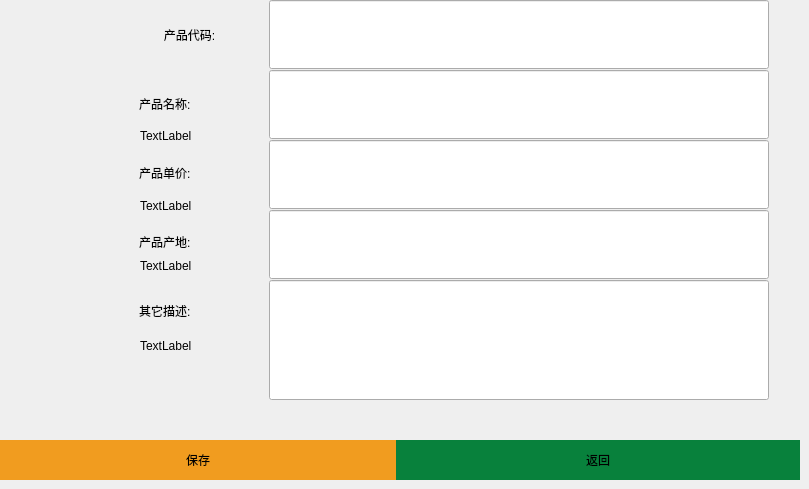
      <widget class="QWidget" name="page_5">
       <widget class="QLineEdit" name="lineEdit_6">
        <property name="geometry">
         <rect>
          <x>269</x>
          <y>140</y>
          <width>500</width>
          <height>69</height>
         </rect>
        </property>
        <property name="styleSheet">
         <string notr="true">color: rgb(0, 0, 0);
font: 16pt &quot;Sans Serif&quot;;</string>
        </property>
       </widget>
       <widget class="QLabel" name="label_17">
        <property name="geometry">
         <rect>
          <x>139</x>
          <y>0</y>
          <width>101</width>
          <height>69</height>
         </rect>
        </property>
        <property name="styleSheet">
         <string notr="true">color: rgb(0, 0, 0);
font: 16pt &quot;Sans Serif&quot;;</string>
        </property>
        <property name="text">
         <string>产品代码:</string>
        </property>
        <property name="alignment">
         <set>Qt::AlignCenter</set>
        </property>
       </widget>
       <widget class="QLabel" name="label_18">
        <property name="geometry">
         <rect>
          <x>139</x>
          <y>69</y>
          <width>101</width>
          <height>69</height>
         </rect>
        </property>
        <property name="styleSheet">
         <string notr="true">color: rgb(0, 0, 0);
font: 16pt &quot;Sans Serif&quot;;</string>
        </property>
        <property name="text">
         <string>产品名称:</string>
        </property>
       </widget>
       <widget class="QLabel" name="label_19">
        <property name="geometry">
         <rect>
          <x>139</x>
          <y>207</y>
          <width>101</width>
          <height>69</height>
         </rect>
        </property>
        <property name="styleSheet">
         <string notr="true">color: rgb(0, 0, 0);
font: 16pt &quot;Sans Serif&quot;;</string>
        </property>
        <property name="text">
         <string>产品产地:</string>
        </property>
       </widget>
       <widget class="QLineEdit" name="lineEdit_7">
        <property name="geometry">
         <rect>
          <x>269</x>
          <y>70</y>
          <width>500</width>
          <height>69</height>
         </rect>
        </property>
        <property name="styleSheet">
         <string notr="true">color: rgb(0, 0, 0);
font: 16pt &quot;Sans Serif&quot;;</string>
        </property>
       </widget>
       <widget class="QPushButton" name="pushButton_35">
        <property name="geometry">
         <rect>
          <x>396</x>
          <y>440</y>
          <width>404</width>
          <height>40</height>
         </rect>
        </property>
        <property name="styleSheet">
         <string notr="true">border-style: solid;
background-color: rgb(8, 129, 60);</string>
        </property>
        <property name="text">
         <string>返回</string>
        </property>
       </widget>
       <widget class="QLineEdit" name="lineEdit_8">
        <property name="geometry">
         <rect>
          <x>269</x>
          <y>210</y>
          <width>500</width>
          <height>69</height>
         </rect>
        </property>
        <property name="styleSheet">
         <string notr="true">color: rgb(0, 0, 0);
font: 16pt &quot;Sans Serif&quot;;</string>
        </property>
       </widget>
       <widget class="QLineEdit" name="lineEdit_9">
        <property name="geometry">
         <rect>
          <x>269</x>
          <y>0</y>
          <width>500</width>
          <height>69</height>
         </rect>
        </property>
        <property name="styleSheet">
         <string notr="true">color: rgb(0, 0, 0);
font: 16pt &quot;Sans Serif&quot;;</string>
        </property>
       </widget>
       <widget class="QLabel" name="label_20">
        <property name="geometry">
         <rect>
          <x>139</x>
          <y>138</y>
          <width>101</width>
          <height>69</height>
         </rect>
        </property>
        <property name="styleSheet">
         <string notr="true">color: rgb(0, 0, 0);
font: 16pt &quot;Sans Serif&quot;;</string>
        </property>
        <property name="text">
         <string>产品单价:</string>
        </property>
       </widget>
       <widget class="QLabel" name="label_21">
        <property name="geometry">
         <rect>
          <x>139</x>
          <y>276</y>
          <width>101</width>
          <height>69</height>
         </rect>
        </property>
        <property name="styleSheet">
         <string notr="true">color: rgb(0, 0, 0);
font: 16pt &quot;Sans Serif&quot;;</string>
        </property>
        <property name="text">
         <string>其它描述:</string>
        </property>
       </widget>
       <widget class="QLineEdit" name="lineEdit_10">
        <property name="geometry">
         <rect>
          <x>269</x>
          <y>280</y>
          <width>500</width>
          <height>120</height>
         </rect>
        </property>
        <property name="styleSheet">
         <string notr="true">color: rgb(0, 0, 0);
font: 10pt &quot;Sans Serif&quot;;</string>
        </property>
       </widget>
       <widget class="QPushButton" name="pushButton_38">
        <property name="geometry">
         <rect>
          <x>0</x>
          <y>440</y>
          <width>396</width>
          <height>40</height>
         </rect>
        </property>
        <property name="styleSheet">
         <string notr="true">QPushButton {
border-style: solid;
background-color: rgb(241, 156, 31);
}
QPushButton::pressed {
border-style: solid;
background-color: rgb(241, 156, 31);
}</string>
        </property>
        <property name="text">
         <string>保存</string>
        </property>
       </widget>
       <widget class="QLabel" name="label_22">
        <property name="geometry">
         <rect>
          <x>150</x>
          <y>50</y>
          <width>101</width>
          <height>31</height>
         </rect>
        </property>
        <property name="styleSheet">
         <string notr="true">font: 75 12pt &quot;Ubuntu&quot;;
color: rgb(255, 0, 0);</string>
        </property>
        <property name="text">
         <string/>
        </property>
       </widget>
       <widget class="QLabel" name="label_23">
        <property name="geometry">
         <rect>
          <x>140</x>
          <y>120</y>
          <width>101</width>
          <height>31</height>
         </rect>
        </property>
        <property name="text">
         <string>TextLabel</string>
        </property>
       </widget>
       <widget class="QLabel" name="label_24">
        <property name="geometry">
         <rect>
          <x>140</x>
          <y>190</y>
          <width>101</width>
          <height>31</height>
         </rect>
        </property>
        <property name="text">
         <string>TextLabel</string>
        </property>
       </widget>
       <widget class="QLabel" name="label_25">
        <property name="geometry">
         <rect>
          <x>140</x>
          <y>250</y>
          <width>101</width>
          <height>31</height>
         </rect>
        </property>
        <property name="text">
         <string>TextLabel</string>
        </property>
       </widget>
       <widget class="QLabel" name="label_26">
        <property name="geometry">
         <rect>
          <x>140</x>
          <y>330</y>
          <width>101</width>
          <height>31</height>
         </rect>
        </property>
        <property name="text">
         <string>TextLabel</string>
        </property>
       </widget>
      </widget>
